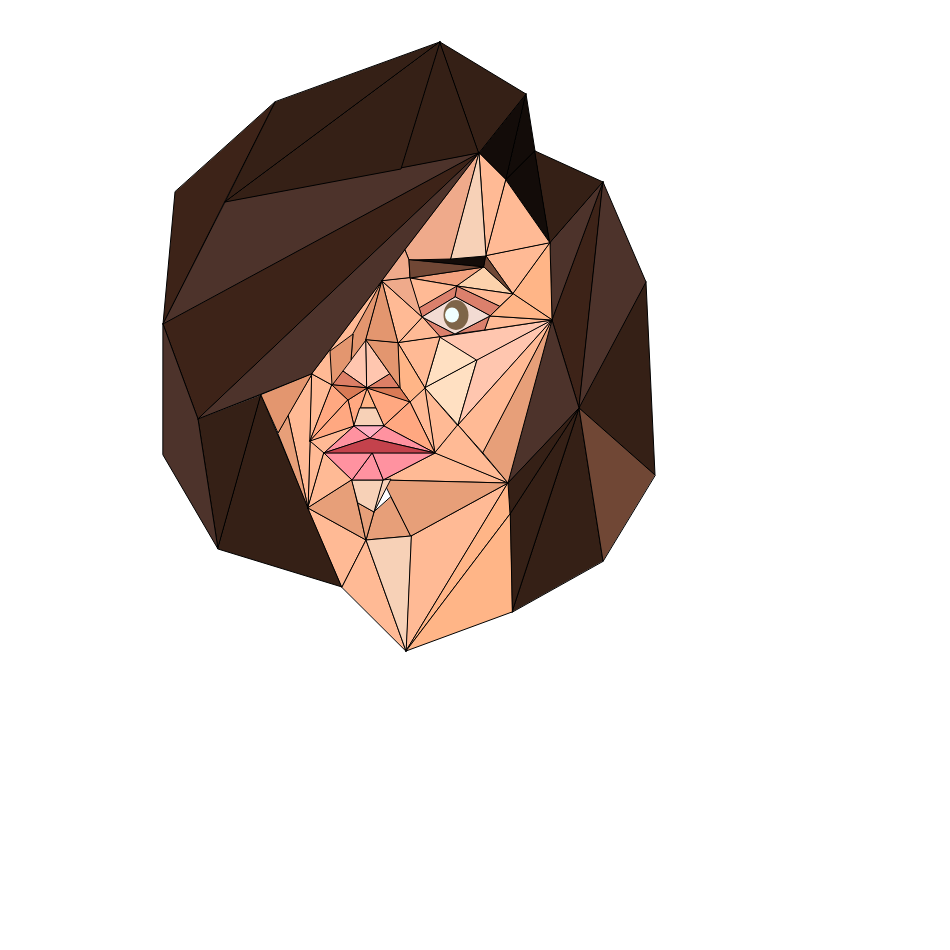
Frame 1 (no input)
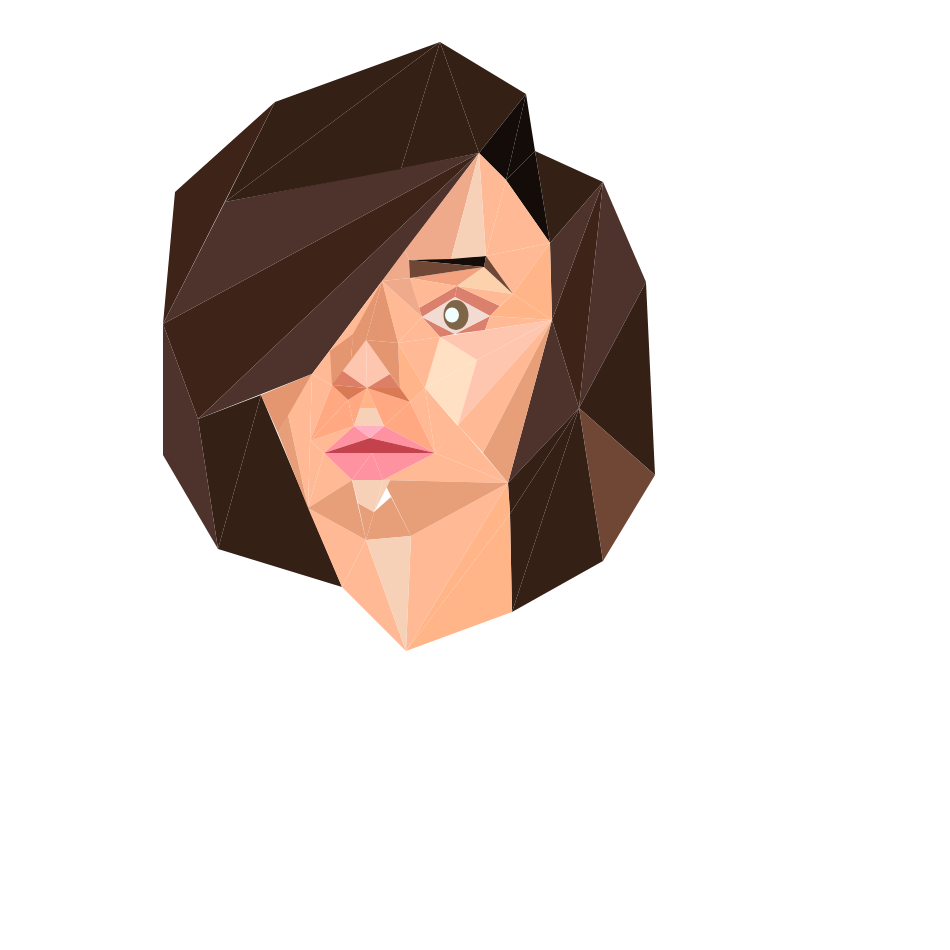
Frame 60 (no input)
Frame 120 (the mouse pressed at the canvas centre since frame 60): identical to frame 60, image omitted

The p5.js sketch that drew these frames (run headless with seeded random() and noise() and a simulated clock; from frame 60 on, the mouse is pressed at the canvas centre):

// p5.js sketch
// ── sketch.js
function setup() {
	createCanvas(950, 950);
}

var hairColorDark = "#130C09";
var hairColorMedDark = "#352016";
var hairColorLight = "#3D2318";
var cheeklightest = "#FFE0C2";
var underEyeBrowLight = "#FCD2AC";
var underEyeBrow = "#F2A27F";
var cheekPinky = "#FFC6AF";
var eyelidPinky = "#DB806C";
var skinToneMed = "#FFBA95";
var skinUnderNoseTriangle = "#FFB587";
var skinDarkNeck = "#FFB587";
var skinForehead = "#EFAA8B";
var skinNostrilsUnder = "#FFA881";
var skinNostrilsUpper = "#DD7F66";
var skinNostrils = "#D97A55";
var skinChin = "#E79F79";
var skinNoseBridge = "#E3966F";
var skinNecklight = "#F7D1B7";
var skinLips = "#FF92A0";
var skinLipsRose = "#C4424C";
var skinLipsUpper = "#FFB0C3";
var eyeBrowLight = "#704735";
var eye = "#F2DBD3";
var eyeColorPupil = "#7E6548";
var eyeColorWhite = "#F0FFFE";

//coordinate lip
var LipAx = 354;
var LipAy = 426;
var LipBx = 384;
var LipBy = 426;

function draw() {
	background(400);

	fill(hairColorDark);
	triangle(526, 94, 506, 180, 479, 153);//2
	triangle(526, 94, 535, 151, 506, 180);//3
	triangle(535, 151, 550, 243, 506, 180);//4
	triangle(409, 260, 486, 256, 484, 267);//400
	fill(hairColorMedDark);
	triangle(440, 42, 479, 153, 401, 169);//AA
	triangle(535, 151, 603, 182, 550, 243);//6
	triangle(646, 282, 655, 475, 579, 408);//11
	triangle(440, 42, 225, 202, 275, 102);//A
	triangle( 512, 612, 579, 408, 603, 561);//51
	triangle(261, 395, 218, 549, 198, 419);//O
	fill(hairColorLight);
	triangle(275, 102, 163, 324, 175, 192);//B

	triangle(603, 182, 579, 408, 552, 320);//9
		triangle(479, 153, 198, 419, 163, 324);//E
		fill('#4D332B');
		quad(163, 324, 198, 419, 218, 549, 163, 455);//F

		triangle(479, 153, 163, 324, 225, 202);//D
		triangle(479, 153, 312, 374, 198, 419);//N
		triangle(603, 182, 552, 320, 550, 243);//8

	triangle(603, 182, 646, 282, 579, 408);//10
	triangle(552, 320, 579, 408, 508, 483);//12

	fill(hairColorMedDark)
	triangle(440, 42, 526, 94, 479, 153);//1
	triangle(440, 42, 401, 169, 225, 202);//C
	triangle(261, 395, 342, 587, 218, 549);//L
	triangle( 512, 612, 579, 408, 510, 514);//52
	triangle( 508, 483, 579, 408, 510, 514);//54

	fill(cheeklightest);//light cheeks
	triangle(382, 281, 353, 334, 330, 351);//36-1
	triangle(440, 337, 425, 388, 477, 360);//15-1
	triangle(477, 360, 458, 425, 425, 388);//14-1


fill(underEyeBrow);//under eyebrow
triangle(457, 286, 410, 278, 484, 267);//40

fill(underEyeBrowLight);//under eyebrow light
triangle(457, 286, 513, 294, 484, 267);//40-1

fill(cheekPinky);//
triangle(477, 360, 458, 425, 552, 320);//14
triangle(440, 337, 552, 320, 477, 360);//15
triangle(366, 340, 367, 388, 340, 369);//01
triangle(366, 340, 390, 374, 367, 388);//03


fill(eyelidPinky);
quad(457, 286, 500, 306, 490, 316, 455, 297);//20-1
quad(457, 286, 455, 297, 422, 317, 419, 308);//30-1
triangle(485, 330, 455, 334, 490, 316);//33-1
triangle(422, 317, 455, 334, 440, 337);//17

fill(skinToneMed);//cheack middle skin tone
//eye lead
triangle( 457, 286, 513, 294, 500, 306);//20
triangle( 410, 278, 457, 286, 419, 308);//30
triangle(435, 453, 458, 426, 425, 388);//14-11
triangle(485, 330, 552, 320, 490, 316);//33
triangle(422, 317, 398, 343, 440, 337);//17-1
triangle(440, 337, 425, 388, 398, 343);//15-11
triangle(398, 343, 382, 281, 422, 317);//18
triangle( 308, 508, 366, 540, 342, 587);//055
triangle( 342, 587, 366, 540, 406, 651);//58
triangle(324, 453, 308, 508, 310, 441);//PQQ
triangle( 411, 536, 508, 483, 406, 651);//56
triangle(354, 426, 324, 453, 310, 441);//PQ
triangle(506, 180, 486, 256, 479, 153);//5
triangle(425, 388, 435, 453, 410, 402);//012-1
triangle(508, 483, 383, 480, 435, 453);//16
triangle(506, 180, 550, 243, 486, 256);//7
triangle(550, 243, 513, 294, 486, 256);//22
triangle(483, 453, 458, 425, 552, 320);//13-1
triangle(435, 453, 508, 483, 458, 425);//13-11
triangle(312, 374, 288, 415, 308, 508);//P-1
triangle(312, 374, 332, 385, 310, 441);//PP
triangle(382, 281, 332, 385, 312, 374);//36-111
triangle(324, 453, 352, 480, 308, 508);//64

fill(skinUnderNoseTriangle);

triangle(360, 408, 376, 408, 367, 388);//09-1

fill(skinDarkNeck);

quad(398, 343, 425, 388, 410, 402, 400, 388);//020
triangle( 508, 483, 510, 514, 406, 651);//55
triangle( 512, 612, 406, 651, 510, 514);//53
triangle(550, 243, 552, 320, 513, 294);//21
triangle(552, 320, 490, 316, 513, 294);//31

fill(skinForehead);//regular skintone
quad(479, 153, 451, 259, 409, 260, 405, 250)//23
quad(405, 250, 409, 260, 410, 278, 382, 281)//38
triangle(410, 278, 422, 317, 382, 281);//34

fill(skinNostrilsUnder);// under nozdry
triangle(410, 402, 384, 426, 367, 388);//08
triangle(354, 426, 348, 400, 367, 388);//010

triangle(332, 385, 348, 400, 310, 441);//Q
triangle(348, 400, 354, 426, 310, 441);//QQ
triangle(384, 426, 435, 453, 410, 402);//012


fill(skinNostrilsUpper);// upper nozdry
triangle(340, 369, 367, 388, 332, 385);//02
triangle(390, 374, 400, 388, 367, 388);//04

fill(skinNostrils);//nozdry
triangle(400, 388, 410, 402, 367, 388);//06
triangle(367, 388, 348, 400, 332, 385);//07

fill(skinChin);//chin

triangle( 352, 480, 366, 540, 308, 508);//88
quad(391, 497, 411, 536, 366, 540, 374, 512);//60-1
triangle(358, 503, 374, 512, 366, 540);//61-1
triangle( 383, 480, 508, 483, 411, 536);//59
triangle(483, 453, 508, 483, 552, 320);//13
triangle(278, 433, 288, 415, 308, 508);//P-1

fill(skinNoseBridge);

triangle(312, 374, 278, 433, 261, 395);//P
//nose
quad(382, 281, 366, 340, 351, 360, 353, 334);//36
triangle(382, 281, 398, 343, 366, 340);//35
triangle(398, 343, 400, 388, 366, 340);//06
quad(332, 385, 330, 351, 353, 334, 351, 360);//36-11

fill(skinNecklight); //lhighights face
triangle( 383, 480, 391, 479, 374, 512);//60
triangle(479, 153, 486, 256, 451, 259);//23-1
quad(360, 408, 376, 408, 384, 426, 354, 426);//09
quad(352, 480, 383, 480, 374, 512, 358, 503);//061
triangle( 411, 536, 366, 540, 406, 651);//57

fill(skinLips);
triangle(384, 426, 435, 453, 370, 438);//011
triangle(370, 438, 324, 453, LipAx, LipAy);//013
triangle(435, 453, 383, 480, 372, 453);//016
triangle(383, 480, 352, 480, 372, 453);//62
triangle(372, 453, 352, 480, 324, 453);//63
fill(skinLipsRose);
triangle(370, 438, 435, 453, 324, 453);//015//rose
fill(skinLipsUpper);//uppertriangle
triangle(384, 426, 370, 438, LipAx, LipAy);//014


fill(eyeBrowLight);
triangle( 603, 561, 579, 408, 655, 475);//50 //brow
triangle(484, 267, 410, 278, 409, 260);//600
triangle(486, 256, 513, 294, 484, 267);//500

//eye
fill(eye);
quad(490, 316, 455, 334, 422, 317, 455, 297)

fill(eyeColorPupil);
noStroke();
ellipse(456, 315, 25, 30);
fill(eyeColorWhite);
ellipse(452, 315, 14, 15);
}
